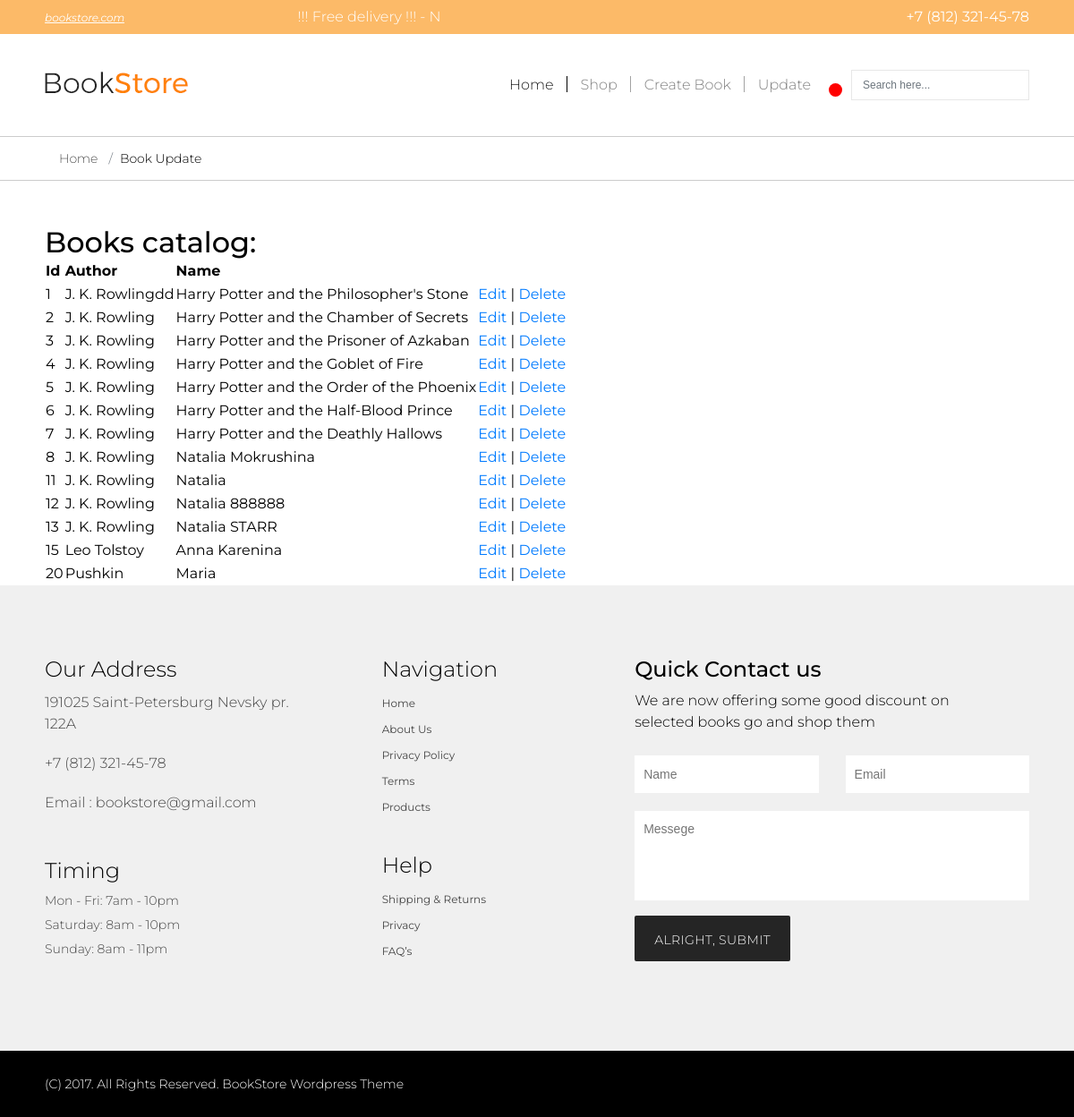
/update/, run on an earlier commit of the app's database.
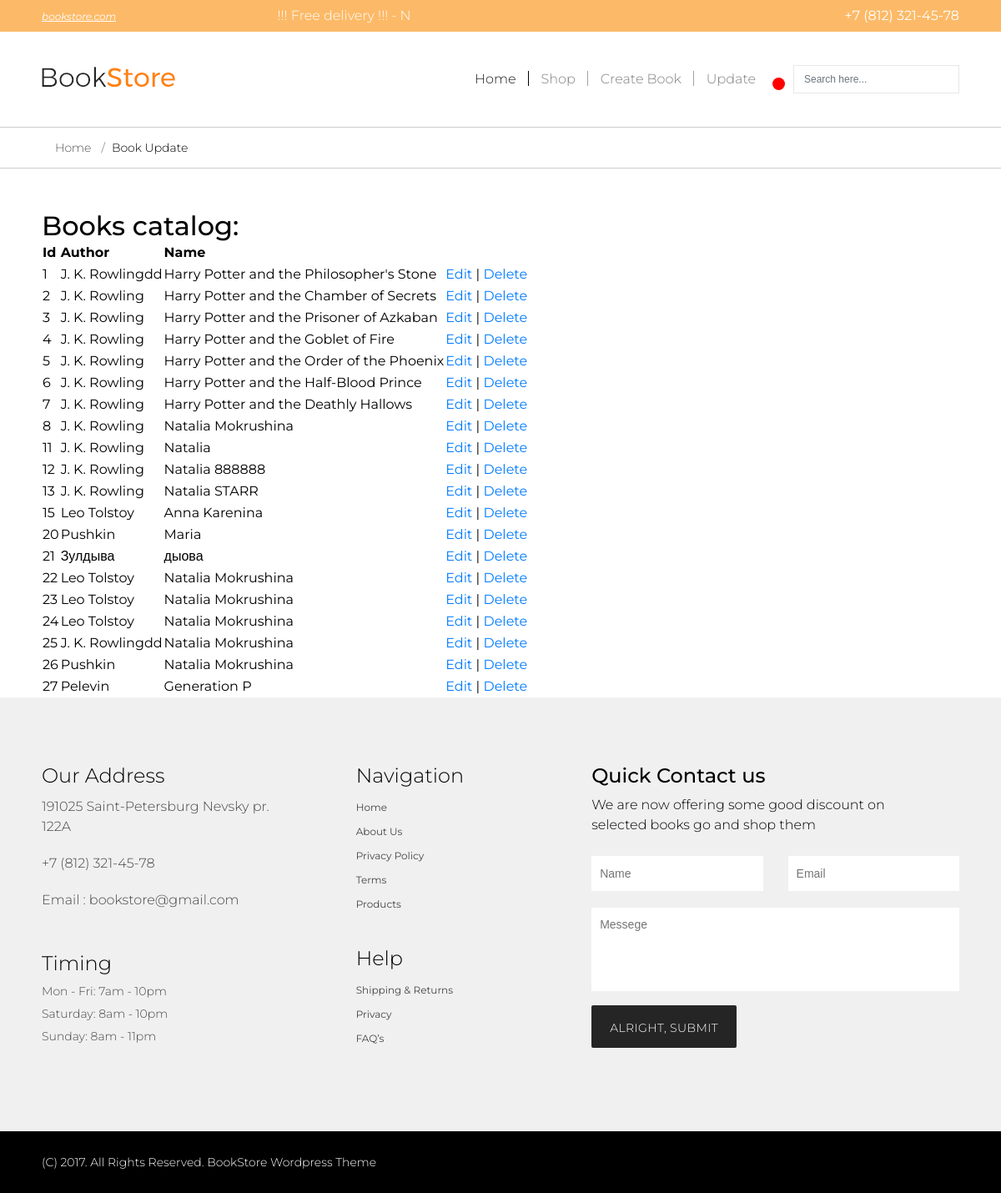
And on a later commit of the database.
### book/models.py (models this page shows, shortened)
class Book(models.Model):
    id = models.AutoField(primary_key=True)
    author = models.CharField(max_length=50)
    name = models.CharField(max_length=200)
    image = models.ImageField(upload_to='uploads')
    year_publication = models.CharField(max_length=4)
    price = models.CharField(max_length=10)
    discount = models.CharField(max_length=10, blank=True, null=True)
    price_sale = models.CharField(max_length=10, blank=True, null=True)

### book/views.py (the view)
# urls.py: path("update/", BookUpdate.as_view(),  name='book_update'),
class BookUpdate(View):
    def get(self, request):
        book = Book.objects.all()
        return render(request, 'book/book_update.html', {'phone_number': PHONE_NUMBER, 'e_mail': E_MAIL,
                                                       'daily_offer': DAILY_OFFER, 'title': TITLE, 'about': ABOUT,
                                                       'contacts': CONTACTS, 'address': ADDRESS, 'website': WEBSITE,
                                                         'book_count': BOOK_COUNT,
                                                       'book': book})

### book/templates/book/book_update.html (shortened to what this page needs)
{% extends "book/base.html" %}
{% load static %}
{% block content %}
    <link rel='stylesheet' href="{% static "book/css/build/bundle.css" %}">
    <div class="breadcrumb">
        <div class="container">
            <a class="breadcrumb-item" href="{% url 'home' %}">Home</a>
            <span class="breadcrumb-item active">Book Update</span>
        </div>
    </div>
<div class="container">
    {% if book.count > 0 %}
    <h2>Books catalog:</h2>
    <table>
        <thead><th>Id</th><th>Author</th><th>Name</th><th></th></thead>
        {% for field in book %}
        <tr>
            <td>{{ field.id }}</td>
            <td>{{ field.author }}</td>
            <td>{{ field.name }}</td>
            <td><a href="{% url 'book_edit' id=field.id %}">Edit</a> | <a href="{% url 'book_delete' id=field.id %}">Delete</a></td>
        </tr>
        {% endfor %}
    </table>
    {% endif %}
</div>
{% endblock %}

What changed in the data, as far as the page shows it:
added Book: id "21", author "Зулдыва", name "дыова"
added Book: id "22", author "Leo Tolstoy", name "Natalia Mokrushina"
added Book: id "23", author "Leo Tolstoy", name "Natalia Mokrushina"
added Book: id "24", author "Leo Tolstoy", name "Natalia Mokrushina"
added Book: id "25", author "J. K. Rowlingdd", name "Natalia Mokrushina"
added Book: id "26", author "Pushkin", name "Natalia Mokrushina"
added Book: id "27", author "Pelevin", name "Generation P"
